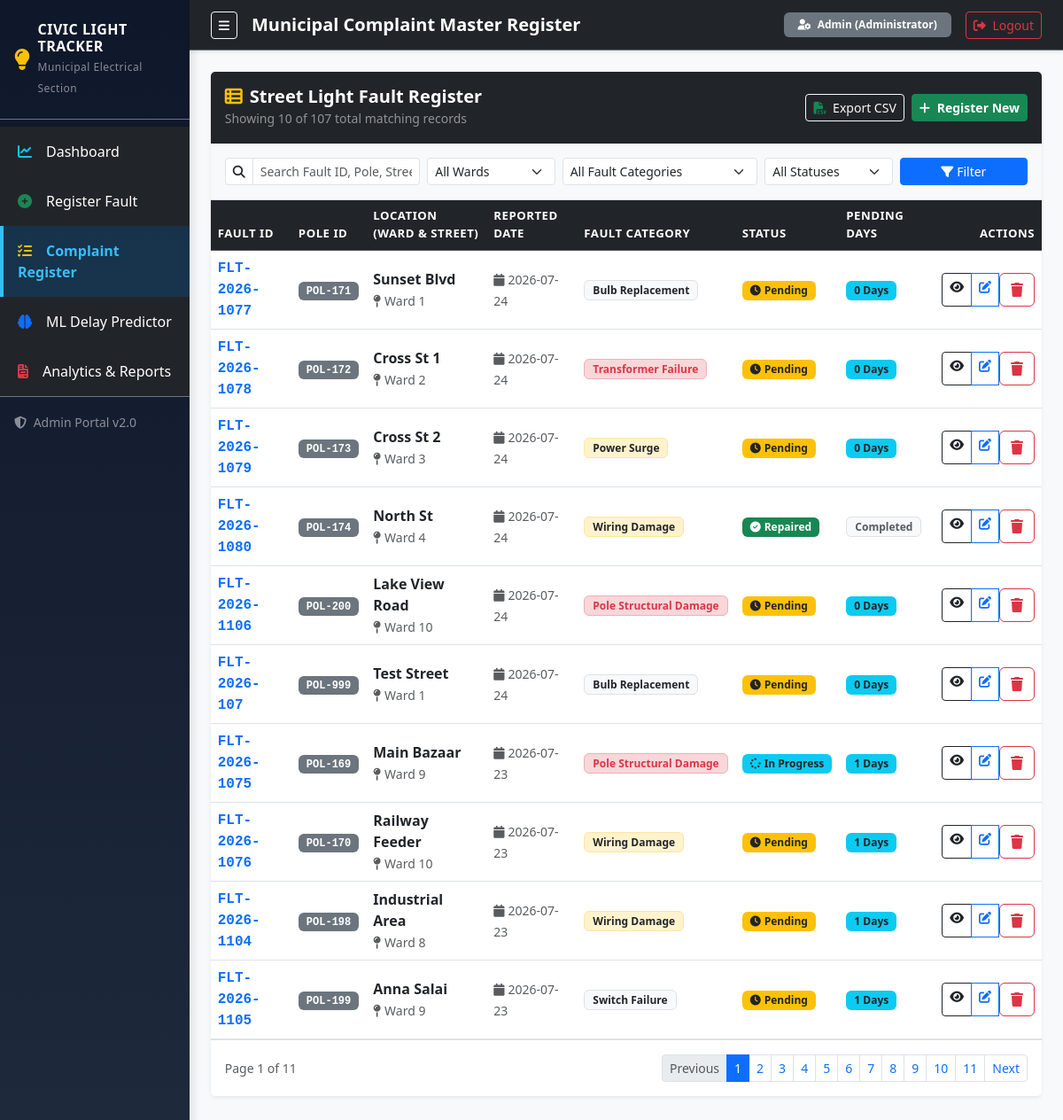
Screenshot of /complaints (signed in) with the database file from the repository.
### tables this page shows
CREATE TABLE complaints (
    id INTEGER PRIMARY KEY AUTOINCREMENT,
    fault_id TEXT UNIQUE NOT NULL,
    pole_id TEXT NOT NULL,
    ward TEXT NOT NULL,
    street TEXT NOT NULL,
    reported_date DATE NOT NULL,
    fault_type TEXT NOT NULL,
    status TEXT NOT NULL DEFAULT 'Pending',
    repaired_date DATE,
    need_attention INTEGER DEFAULT 0,
    priority TEXT DEFAULT 'Medium',
    created_at TIMESTAMP DEFAULT CURRENT_TIMESTAMP
);

### blueprints/complaints.py (the view)
@complaints_bp.route('/complaints')
@login_required
def list_complaints():
    search = request.args.get('search', '').strip()
    ward_filter = request.args.get('ward', '').strip()
    fault_filter = request.args.get('fault_type', '').strip()
    status_filter = request.args.get('status', '').strip()
    sort_by = request.args.get('sort', 'reported_date')
    order = request.args.get('order', 'desc')
    page = int(request.args.get('page', 1))
    per_page = 10
    conn = get_db_connection()
    query = "SELECT * FROM complaints WHERE 1=1"
    params = []
    if search:
        query += " AND (fault_id LIKE ? OR pole_id LIKE ? OR street LIKE ? OR ward LIKE ?)"
        pattern = f"%{search}%"
        params.extend([pattern, pattern, pattern, pattern])
    if ward_filter:
        query += " AND ward = ?"
        params.append(ward_filter)
    if fault_filter:
        query += " AND fault_type = ?"
        params.append(fault_filter)
    if status_filter:
        query += " AND status = ?"
        params.append(status_filter)
    count_query = f"SELECT COUNT(*) FROM ({query})"
    total_records = conn.execute(count_query, params).fetchone()[0]
    total_pages = max(1, (total_records + per_page - 1) // per_page)
    valid_sorts = {
        'fault_id': 'fault_id',
        'pole_id': 'pole_id',
        'ward': 'ward',
        'street': 'street',
        'reported_date': 'reported_date',
        'fault_type': 'fault_type',
        'status': 'status'
    }
    sql_sort = valid_sorts.get(sort_by, 'reported_date')
    sql_order = 'ASC' if order.lower() == 'asc' else 'DESC'
    offset = (page - 1) * per_page
    query += f" ORDER BY {sql_sort} {sql_order} LIMIT ? OFFSET ?"
    params.extend([per_page, offset])
    rows = conn.execute(query, params).fetchall()
    complaints_list = []
    for r in rows:
        c = dict(r)
        c['pending_days'] = calculate_pending_days(c['reported_date'], c['repaired_date'], c['status'])
        complaints_list.append(c)
    conn.close()
    return render_template(
        'complaint_list.html',
        complaints=complaints_list,
        wards=WARDS,
        fault_types=FAULT_TYPES,
        statuses=STATUSES,
        search=search,
        selected_ward=ward_filter,
        selected_fault=fault_filter,
        selected_status=status_filter,
        sort_by=sort_by,
        order=order,
        page=page,
        total_pages=total_pages,
        total_records=total_records
    )

### templates/complaint_list.html (shortened to what this page needs)
{% extends "base.html" %}
{% block header_title %}Municipal Complaint Master Register{% endblock %}
{% block content %}
<div class="card shadow-sm border-0 mb-4">
    <div class="card-header bg-dark text-white py-3 d-flex flex-column flex-md-row align-items-md-center justify-content-between">
        <div class="mb-2 mb-md-0">
            <h5 class="fw-bold mb-0"><i class="fa-solid fa-table-list me-2 text-warning"></i>Street Light Fault Register</h5>
            <small class="text-white-50">Showing {{ complaints|length }} of {{ total_records }} total matching records</small>
        </div>
        <div class="d-flex align-items-center gap-2">
            <a href="{{ url_for('complaints.export_csv') }}" class="btn btn-outline-light btn-sm">
                <i class="fa-solid fa-file-csv me-1 text-success"></i> Export CSV
            </a>
            <a href="{{ url_for('complaints.register_complaint') }}" class="btn btn-success btn-sm fw-bold">
                <i class="fa-solid fa-plus me-1"></i> Register New
            </a>
        </div>
    </div>
    <div class="card-body bg-light border-bottom">
        <form method="GET" action="{{ url_for('complaints.list_complaints') }}" class="row g-2 align-items-center">
            <div class="col-md-3">
                <div class="input-group input-group-sm">
                    <span class="input-group-text bg-white"><i class="fa-solid fa-magnifying-glass"></i></span>
                    <input type="text" class="form-control" name="search" placeholder="Search Fault ID, Pole, Street..." value="{{ search }}">
                </div>
            </div>
            <div class="col-md-2">
                <select class="form-select form-select-sm" name="ward" onchange="this.form.submit()">
                    <option value="">All Wards</option>
                </select>
            </div>
            <div class="col-md-3">
                <select class="form-select form-select-sm" name="fault_type" onchange="this.form.submit()">
                    <option value="">All Fault Categories</option>
                </select>
            </div>
            <div class="col-md-2">
                <select class="form-select form-select-sm" name="status" onchange="this.form.submit()">
                    <option value="">All Statuses</option>
                </select>
            </div>
            <div class="col-md-2 d-flex gap-1">
                <button type="submit" class="btn btn-primary btn-sm w-100"><i class="fa-solid fa-filter me-1"></i>Filter</button>
            </div>
        </form>
    </div>
    <div class="card-body p-0">
        {% if complaints %}
        <div class="table-responsive">
            <table class="table table-hover align-middle mb-0">
                <thead class="table-dark">
                    <tr>
                        <th>
                            <a href="{{ url_for('complaints.list_complaints', sort='fault_id', order='asc' if sort_by=='fault_id' and order=='desc' else 'desc', search=search, ward=selected_ward, fault_type=selected_fault, status=selected_status) }}" class="text-white text-decoration-none">
                                Fault ID {% if sort_by == 'fault_id' %}<i class="fa-solid fa-sort-{{ 'up' if order=='asc' else 'down' }}"></i>{% endif %}
                            </a>
                        </th>
                        <th>Pole ID</th>
                        <th>Location (Ward & Street)</th>
                        <th>Reported Date</th>
                        <th>Fault Category</th>
                        <th>Status</th>
                        <th>Pending Days</th>
                        <th class="text-end">Actions</th>
                    </tr>
                </thead>
                <tbody>
                    {% for c in complaints %}
                    <tr>
                        <td class="fw-bold font-monospace text-primary">{{ c.fault_id }}</td>
                        <td><span class="badge bg-secondary font-monospace">{{ c.pole_id }}</span></td>
                        <td>
                            <div class="fw-semibold text-dark">{{ c.street }}</div>
                            <small class="text-muted"><i class="fa-solid fa-map-pin me-1"></i>{{ c.ward }}</small>
                        </td>
                        <td><small class="text-muted"><i class="fa-solid fa-calendar me-1"></i>{{ c.reported_date }}</small></td>
                        <td>
                            {% if c.fault_type == 'Transformer Failure' or c.fault_type == 'Pole Structural Damage' %}
                                <span class="badge bg-danger-subtle text-danger border border-danger-subtle">{{ c.fault_type }}</span>
                            {% elif c.fault_type == 'Wiring Damage' or c.fault_type == 'Power Surge' %}
                                <span class="badge bg-warning-subtle text-dark border border-warning-subtle">{{ c.fault_type }}</span>
                            {% else %}
                                <span class="badge bg-light text-dark border">{{ c.fault_type }}</span>
                            {% endif %}
                        </td>
                        <td>
                            {% if c.status == 'Repaired' %}
                                <span class="badge bg-success"><i class="fa-solid fa-circle-check me-1"></i>Repaired</span>
                            {% elif c.status == 'In Progress' %}
                                <span class="badge bg-info text-dark"><i class="fa-solid fa-spinner me-1"></i>In Progress</span>
                            {% elif c.status == 'Rejected' %}
                                <span class="badge bg-secondary">Rejected</span>
                            {% else %}
                                <span class="badge bg-warning text-dark"><i class="fa-solid fa-clock me-1"></i>Pending</span>
                            {% endif %}
                        </td>
                        <td>
                            {% if c.status == 'Repaired' %}
                                <span class="badge bg-light text-muted border">Completed</span>
                            {% else %}
                                <span class="badge {% if c.pending_days > 14 %}bg-danger{% elif c.pending_days > 7 %}bg-warning text-dark{% else %}bg-info text-dark{% endif %}">
                                    {{ c.pending_days }} Days
                                </span>
                            {% endif %}
                        </td>
                        <td class="text-end">
                            <div class="btn-group btn-group-sm">
                                <a href="{{ url_for('complaints.complaint_details', complaint_id=c.id) }}" class="btn btn-outline-dark" title="View Details">
                                    <i class="fa-solid fa-eye"></i>
                                </a>
                                <a href="{{ url_for('complaints.edit_complaint', complaint_id=c.id) }}" class="btn btn-outline-primary" title="Edit Complaint">
                                    <i class="fa-solid fa-pen-to-square"></i>
                                </a>
                                <form method="POST" action="{{ url_for('complaints.delete_complaint', complaint_id=c.id) }}" class="d-inline" onsubmit="return confirm('Are you sure you want to delete complaint {{ c.fault_id }}?');">
                                    <button type="submit" class="btn btn-outline-danger" title="Delete Complaint">
                                        <i class="fa-solid fa-trash"></i>
                                    </button>
                                </form>
                            </div>
                        </td>
                    </tr>
                    {% endfor %}
                </tbody>
            </table>
        </div>
        {% else %}
        <div class="p-5 text-center text-muted">
            <i class="fa-solid fa-folder-open fa-3x mb-3 text-secondary"></i>
            <h5>No complaints found</h5>
            <p>Try clearing filters or search query to see records.</p>
        </div>
        {% endif %}
    </div>
    {% if total_pages > 1 %}
    <div class="card-footer bg-white py-3 border-top d-flex justify-content-between align-items-center">
        <small class="text-muted">Page {{ page }} of {{ total_pages }}</small>
        <ul class="pagination pagination-sm mb-0">
            <li class="page-item {% if page <= 1 %}disabled{% endif %}">
                <a class="page-link" href="{{ url_for('complaints.list_complaints', page=page-1, search=search, ward=selected_ward, fault_type=selected_fault, status=selected_status, sort=sort_by, order=order) }}">Previous</a>
            </li>
            {% for p in range(1, total_pages + 1) %}
            <li class="page-item {% if p == page %}active{% endif %}">
                <a class="page-link" href="{{ url_for('complaints.list_complaints', page=p, search=search, ward=selected_ward, fault_type=selected_fault, status=selected_status, sort=sort_by, order=order) }}">{{ p }}</a>
            </li>
            {% endfor %}
            <li class="page-item {% if page >= total_pages %}disabled{% endif %}">
                <a class="page-link" href="{{ url_for('complaints.list_complaints', page=page+1, search=search, ward=selected_ward, fault_type=selected_fault, status=selected_status, sort=sort_by, order=order) }}">Next</a>
            </li>
        </ul>
    </div>
    {% endif %}
</div>
{% endblock %}

### templates/base.html (shortened to what this page needs)
<!DOCTYPE html>
<html lang="en">
<head>
    <link href="https://cdn.jsdelivr.net/npm/bootstrap@5.3.2/dist/css/bootstrap.min.css" rel="stylesheet">
    <link href="https://cdnjs.cloudflare.com/ajax/libs/font-awesome/6.4.2/css/all.min.css" rel="stylesheet">
    <link href="{{ url_for('static', filename='css/style.css') }}" rel="stylesheet">
</head>
<body class="bg-light">
    {% if session.user_id %}
    <div class="d-flex" id="wrapper">
        <div class="bg-dark text-white sidebar" id="sidebar-wrapper">
            <div class="sidebar-heading px-3 py-4 border-bottom border-secondary d-flex align-items-center">
                <i class="fa-solid fa-lightbulb text-warning me-2 fs-4"></i>
                <div>
                    <h6 class="mb-0 text-uppercase fw-bold text-white tracking-wide">Civic Light Tracker</h6>
                    <small class="text-white-50" style="font-size: 0.75rem;">Municipal Electrical Section</small>
                </div>
            </div>
            <div class="list-group list-group-flush mt-2">
                <a href="{{ url_for('dashboard.index') }}" class="list-group-item list-group-item-action bg-dark text-white py-3 border-0 {% if request.endpoint == 'dashboard.index' %}active-link{% endif %}">
                    <i class="fa-solid fa-chart-line me-3 text-info"></i>Dashboard
                </a>
                <a href="{{ url_for('complaints.register_complaint') }}" class="list-group-item list-group-item-action bg-dark text-white py-3 border-0 {% if request.endpoint == 'complaints.register_complaint' %}active-link{% endif %}">
                    <i class="fa-solid fa-circle-plus me-3 text-success"></i>Register Fault
                </a>
                <a href="{{ url_for('complaints.list_complaints') }}" class="list-group-item list-group-item-action bg-dark text-white py-3 border-0 {% if request.endpoint == 'complaints.list_complaints' or request.endpoint == 'complaints.complaint_details' %}active-link{% endif %}">
                    <i class="fa-solid fa-list-check me-3 text-warning"></i>Complaint Register
                </a>
                <a href="{{ url_for('prediction.predict') }}" class="list-group-item list-group-item-action bg-dark text-white py-3 border-0 {% if request.endpoint == 'prediction.predict' %}active-link{% endif %}">
                    <i class="fa-solid fa-brain me-3 text-primary"></i>ML Delay Predictor
                </a>
                <a href="{{ url_for('reports.index') }}" class="list-group-item list-group-item-action bg-dark text-white py-3 border-0 {% if request.endpoint == 'reports.index' %}active-link{% endif %}">
                    <i class="fa-solid fa-file-invoice me-3 text-danger"></i>Analytics & Reports
                </a>
            </div>
            <div class="sidebar-footer px-3 py-3 mt-auto border-top border-secondary text-white-50">
                <small><i class="fa-solid fa-shield-halved me-1"></i> Admin Portal v2.0</small>
            </div>
        </div>
        <div id="page-content-wrapper" class="w-100">
            <nav class="navbar navbar-expand-lg navbar-dark bg-dark px-4 shadow-sm border-bottom border-secondary">
                <button class="btn btn-outline-light btn-sm me-3" id="sidebarToggle">
                    <i class="fa-solid fa-bars"></i>
                </button>
                <span class="navbar-brand fw-semibold text-white d-none d-md-inline">
                    {% block header_title %}Municipal Street Light Fault Register{% endblock %}
                </span>
                <div class="ms-auto d-flex align-items-center">
                    <div class="dropdown me-3">
                        <span class="badge bg-secondary px-3 py-2 text-capitalize">
                            <i class="fa-solid fa-user-gear me-1"></i> {{ session.username }} ({{ session.role }})
                        </span>
                    </div>
                    <a href="{{ url_for('auth.logout') }}" class="btn btn-outline-danger btn-sm">
                        <i class="fa-solid fa-right-from-bracket me-1"></i> Logout
                    </a>
                </div>
            </nav>
            <div class="container-fluid p-4">
                {% block content %}{% endblock %}
            </div>
        </div>
    </div>
    {% endif %}
</body>
</html>

### rows the page displays
complaints: fault_id "FLT-2026-1077", pole_id "POL-171", street "Sunset Blvd", ward "Ward 1", reported_date "2026-07-24", fault_type "Bulb Replacement", status "Pending" (drawn), pending_days "0"
complaints: fault_id "FLT-2026-1078", pole_id "POL-172", street "Cross St 1", ward "Ward 2", reported_date "2026-07-24", fault_type "Transformer Failure", status "Pending" (drawn), pending_days "0"
complaints: fault_id "FLT-2026-1079", pole_id "POL-173", street "Cross St 2", ward "Ward 3", reported_date "2026-07-24", fault_type "Power Surge", status "Pending" (drawn), pending_days "0"
complaints: fault_id "FLT-2026-1080", pole_id "POL-174", street "North St", ward "Ward 4", reported_date "2026-07-24", fault_type "Wiring Damage", status "Repaired" (drawn)
complaints: fault_id "FLT-2026-1106", pole_id "POL-200", street "Lake View Road", ward "Ward 10", reported_date "2026-07-24", fault_type "Pole Structural Damage", status "Pending" (drawn), pending_days "0"
complaints: fault_id "FLT-2026-107", pole_id "POL-999", street "Test Street", ward "Ward 1", reported_date "2026-07-24", fault_type "Bulb Replacement", status "Pending" (drawn), pending_days "0"
complaints: fault_id "FLT-2026-1075", pole_id "POL-169", street "Main Bazaar", ward "Ward 9", reported_date "2026-07-23", fault_type "Pole Structural Damage", status "In Progress" (drawn), pending_days "1"
complaints: fault_id "FLT-2026-1076", pole_id "POL-170", street "Railway Feeder", ward "Ward 10", reported_date "2026-07-23", fault_type "Wiring Damage", status "Pending" (drawn), pending_days "1"
complaints: fault_id "FLT-2026-1104", pole_id "POL-198", street "Industrial Area", ward "Ward 8", reported_date "2026-07-23", fault_type "Wiring Damage", status "Pending" (drawn), pending_days "1"
complaints: fault_id "FLT-2026-1105", pole_id "POL-199", street "Anna Salai", ward "Ward 9", reported_date "2026-07-23", fault_type "Switch Failure", status "Pending" (drawn), pending_days "1"

### other values shown
{{ session.username }} "Admin"
{{ session.role }} "Administrator"
{{ complaints|length }} "10"
{{ total_records }} "107"
{{ page }} "1"
{{ total_pages }} "11"
{{ p }} "1" "2" "3" "4" "5" "6" "7" "8" "9" "10" "11"
